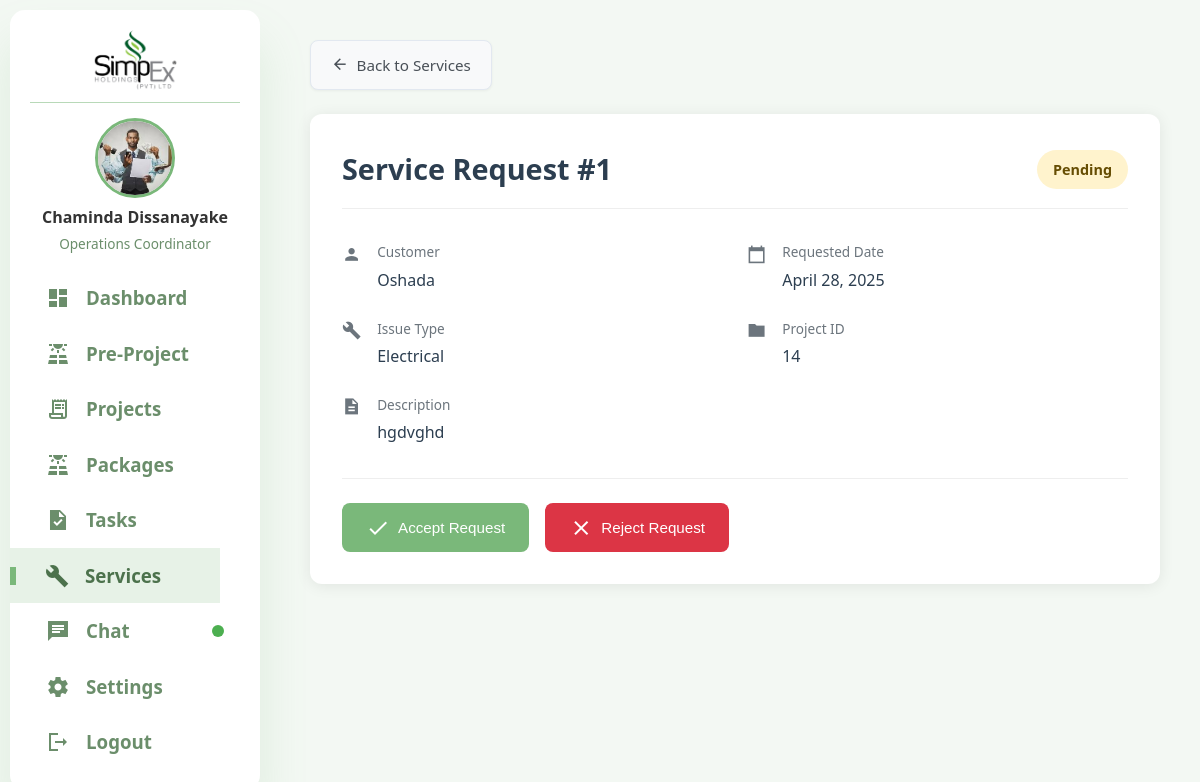
The page /operationsCoordinator/viewService/1 (signed in) on the database its author committed.
### tables this page shows
CREATE TABLE `services` (
  `service_id` int NOT NULL,
  `project_id` int NOT NULL,
  `pre_project_id` int NOT NULL,
  `customer_id` int NOT NULL,
  `issue_type` enum('electrical','mechanical','performance','other') NOT NULL,
  `description` text NOT NULL,
  `requested_date` date NOT NULL,
  `completion_date` date DEFAULT NULL,
  `status` enum('pending','accepted','in_progress','completed','rejected') NOT NULL DEFAULT 'pending',
  `comments` text,
  `created_at` timestamp NULL DEFAULT CURRENT_TIMESTAMP,
  `updated_at` timestamp NULL DEFAULT CURRENT_TIMESTAMP ON UPDATE CURRENT_TIMESTAMP
);

CREATE TABLE `users` (
  `user_id` int NOT NULL,
  `name` varchar(100) NOT NULL,
  `email` varchar(100) NOT NULL,
  `password` varchar(255) NOT NULL,
  `phone` varchar(15) DEFAULT NULL,
  `role` enum('customer','admin','chiefCoordinator','operationsCoordinator','hRAdministrator','supplierCoordinator','employee') NOT NULL,
  `created_at` timestamp NOT NULL DEFAULT CURRENT_TIMESTAMP,
  `updated_at` timestamp NOT NULL DEFAULT CURRENT_TIMESTAMP ON UPDATE CURRENT_TIMESTAMP,
  `profile_picture` varchar(255) DEFAULT NULL
);

### app/controllers/OperationsCoordinator.php (called while the page is built, shortened)
<?php
class OperationsCoordinator extends Controller
{
    private $servicesModel;
    private $userModel;
    public function __construct()
    {
        $this->servicesModel = $this->model('M_Services');
        $this->userModel = $this->model('M_Users');
    }
    public function viewService($serviceId = null)
    {
        $service = $this->servicesModel->getServiceRequestById($serviceId);
        $customer = $this->userModel->getUserById($service->customer_id);
        $data = [
            'service' => $service,
            'customer' => $customer
        ];
        $this->view('operationsCoordinator/v_viewService', $data);
    }
}

### app/libraries/Core.php (called while the page is built, shortened)
<?php
class Core{
    protected $currentMethod = 'index';
    public function __construct(){
        $url = $this->getUrl();
        if (isset($url[0]) && file_exists('../app/controllers/' . ucwords($url[0]) . '.php')) {
            unset($url[0]);
        } else if (isset($url[0])) {
            $this->handle404();
            return;
        }
        $this->currentController = new $this->currentController;
        if(isset($url[1])){
            if(method_exists($this->currentController, $url[1])){
                $this->currentMethod= $url[1];
                unset($url[1]);
            } else {
                $this->handle404();
                return;
            }
        }
        $this->params= $url ? array_values($url) : [];
        call_user_func_array([$this->currentController, $this->currentMethod], $this->params);
    }
    public function getUrl(){
        if (isset($_GET['url'])){
            $url = rtrim($_GET['url'], '/');
            $url = filter_var($url, FILTER_SANITIZE_URL);
            $url = explode('/', $url);
            return $url;
        }
        return [];
    }
}
?>

### public/index.php (called while the page is built, shortened)
<?php
   $init = new Core;
?>

### app/libraries/Database.php (called while the page is built, shortened)
<?php
    class Database{
        private $host= DB_HOST;
        private $user= DB_USER;
        private $password= DB_PASSWORD;
        private $dbname= DB_NAME;
        private $dbh;
        private $statement;
        public function __construct(){
            $dsn = 'mysql:host=' . $this->host . ';dbname=' . $this->dbname;
            $options= array(
                PDO::ATTR_PERSISTENT=>true,
                PDO::ATTR_ERRMODE=> PDO::ERRMODE_EXCEPTION
            );
            try{
                $this->dbh= new PDO($dsn, $this->user, $this->password, $options);
            }
            catch(PDOException $e){
                $this->error= $e->getMessage();
                echo $this->error;
            }
        }
        public function query($sql){
            $this->statement= $this->dbh->prepare($sql);
        }
        public function bind($param, $value,$type=NULL){
            if(is_null($type)){
                switch(true){
                    case is_int($value):
                        $type=PDO::PARAM_INT;
                        break;
                    default:
                    $type= PDO::PARAM_STR;
                }
            }
            $this->statement->bindValue($param, $value, $type);
        }
        public function execute(){
            try {
                return $this->statement->execute();
            } catch (PDOException $e) {
                error_log("Database error: " . $e->getMessage());
                return false;
            }
        }
        public function single(){
            $this->execute();
            return $this->statement->fetch(PDO::FETCH_OBJ);
        }
    }
?>

### app/models/M_Services.php (called while the page is built, shortened)
<?php
class M_Services
{
    private $db;
    public function __construct()
    {
        $this->db = new Database;
    }
    public function getServiceRequestById($serviceId)
    {
        $this->db->query('SELECT * FROM services
                          WHERE service_id = :service_id');
        $this->db->bind(':service_id', $serviceId);
        return $this->db->single();
    }
}

### app/models/M_Users.php (called while the page is built, shortened)
<?php
class M_Users {
    private $db;
    public function __construct() {
        $this->db = new Database;
    }
    public function getUserById($userId) {
        $this->db->query('SELECT * FROM users WHERE user_id = :user_id');
        $this->db->bind(':user_id', $userId);
        return $this->db->single();
    }
}

### app/views/operationsCoordinator/v_viewService.php (the view, shortened to what this page needs)
<link rel="stylesheet" href="<?php echo URLROOT; ?>/css/operationsCoordinator/viewService.css">
</head>
<body data-user-role="operationsCoordinator" data-user-id="<?php echo $_SESSION['user_id']; ?>" data-urlroot="<?php echo URLROOT; ?>">
    <div class="dashboard-container">
        <div class="sidebar" id="sidebar">
            <div class="company-logo">
                <img src="<?php echo URLROOT; ?>/public/assets/simpex-logo-sidebar.png" alt="Simpex Solar Logo">
            </div>
            <div class="user-profile">
                <img src="<?php echo isset($_SESSION['user_picture']) && !empty($_SESSION['user_picture']) ? URLROOT . '/public/uploads/profile_pictures/' . $_SESSION['user_picture'] : URLROOT . '/public/assets/profile.png'; ?>" alt="User profile picture" class="profile-picture" />
                <div class="user-info">
                    <h4><?php echo isset($_SESSION['user_name']) ? $_SESSION['user_name'] : 'User Name'; ?></h4>
                    <p>Operations Coordinator</p>
                </div>
            </div>
            <a href="<?php echo URLROOT ?>/operationsCoordinator/dashboard">
                <span class="material-icons-sharp">dashboard</span>
                <h3>Dashboard</h3>
            </a>
            <a href="<?php echo URLROOT ?>/operationsCoordinator/preProjects">
                <span class="material-icons-sharp">solar_power</span>
                <h3>Pre-Project</h3>
            </a>
            <a href="<?php echo URLROOT ?>/operationsCoordinator/projects">
                <span class="material-icons-sharp">receipt_long</span>
                <h3>Projects</h3>
            </a>
            <a href="<?php echo URLROOT ?>/operationsCoordinator/managePackages">
                <span class="material-icons-sharp">solar_power</span>
                <h3>Packages</h3>
            </a>
            <a href="<?php echo URLROOT ?>/operationsCoordinator/tasks">
                <span class="material-icons-sharp">task</span>
                <h3>Tasks</h3>
            </a>
            <a href="<?php echo URLROOT ?>/operationsCoordinator/services" class="active">
                <span class="material-icons-sharp">build</span>
                <h3>Services</h3>
            </a>
            <a href="<?php echo URLROOT ?>/operationsCoordinator/chat">
                <span class="material-icons-sharp">chat</span>
                <h3>Chat</h3>
                <span class="notification-dot" style="display: <?php echo (isset($_SESSION['total_unread_count']) && $_SESSION['total_unread_count'] > 0) ? 'block' : 'none'; ?>;"></span>
            </a>
            <a href="<?php echo URLROOT ?>/operationsCoordinator/settings">
                <span class="material-icons-sharp">settings</span>
                <h3>Settings</h3>
            </a>
            <a href="<?php echo URLROOT; ?>/users/logout">
                <span class="material-icons-sharp">logout</span>
                <h3>Logout</h3>
            </a>
        </div>
        <div class="main-content">
            <div class="container">
                <div class="back-nav">
                    <a href="<?php echo URLROOT; ?>/operationsCoordinator/services" class="btn-back">
                        <i class="material-icons-sharp">arrow_back</i> Back to Services
                    </a>
                </div>
                <div class="service-card">
                    <div class="service-header">
                        <h2 class="service-title">Service Request #<?php echo $data['service']->service_id; ?></h2>
                        <span class="service-status <?php echo strtolower($data['service']->status); ?>">
                            <?php echo str_replace('_', ' ', ucfirst($data['service']->status)); ?>
                        </span>
                    </div>
                    <div class="service-details">
                        <div class="detail-group">
                            <div class="detail-item">
                                <i class="material-icons-sharp">person</i>
                                <div class="detail-content">
                                    <label>Customer</label>
                                    <p><?php echo $data['customer']->name; ?></p>
                                </div>
                            </div>
                            <div class="detail-item">
                                <i class="material-icons-sharp">calendar_today</i>
                                <div class="detail-content">
                                    <label>Requested Date</label>
                                    <p><?php echo date('F j, Y', strtotime($data['service']->requested_date)); ?></p>
                                </div>
                            </div>
                            <div class="detail-item">
                                <i class="material-icons-sharp">build</i>
                                <div class="detail-content">
                                    <label>Issue Type</label>
                                    <p><?php echo ucfirst($data['service']->issue_type); ?></p>
                                </div>
                            </div>
                            <div class="detail-item">
                                <i class="material-icons-sharp">folder</i>
                                <div class="detail-content">
                                    <label>Project ID</label>
                                    <p><?php echo $data['service']->project_id; ?></p>
                                </div>
                            </div>
                            <div class="detail-item description">
                                <i class="material-icons-sharp">description</i>
                                <div class="detail-content">
                                    <label>Description</label>
                                    <p><?php echo nl2br(htmlspecialchars($data['service']->description)); ?></p>
                                </div>
                            </div>
                        </div>
                    </div>
                    <div class="action-buttons">
                        <?php if ($data['service']->status === 'pending'): ?>
                            <button type="button" class="btn btn-accept" id="acceptBtn">
                                <i class="material-icons-sharp">check</i> Accept Request
                            </button>
                            <button type="button" class="btn btn-reject" id="rejectBtn">
                                <i class="material-icons-sharp">close</i> Reject Request
                            </button>
                        <?php endif; ?>
                    </div>
                </div>
            </div>
        </div>
    </div>

### public/css/operationsCoordinator/styles.css (style rules this page uses)
:root { --theme-color: #7ab87a; --white: #fff; --sidebar-background: #f3f8f3; --sidebar-link-hover: rgba(122, 184, 122, 0.18); --sidebar-link-color: #6b8e6b; --sidebar-link-active-bg: rgba(122, 184, 122, 0.18); --sidebar-link-active-color: #4c724c; --text-color: #333; --success-color: #6fd649; --warning-color: #ffc107; --danger-color: #dc3545; }
* { box-sizing: border-box; margin: 0; padding: 0; }
body { font-family: "Segoe UI", Tahoma, Geneva, Verdana, sans-serif; line-height: 1.6; color: var(--text-color); background-color: var(--sidebar-background); }
.dashboard-container { display: flex; min-height: 100vh; }
.sidebar { width: 250px; background-color: var(--white); padding: 20px; display: flex; flex-direction: column; border-radius: 15px; box-shadow: 0 2rem 3rem var(--sidebar-link-hover); height: calc(100vh - 20px); justify-content: flex-start; transition: all 0.3s ease-in-out; margin: 10px; z-index: 1000; text-decoration: none; position: -webkit-sticky; position: sticky; top: 10px; overflow-y: auto; overflow-x: hidden; }
.sidebar a { display: flex; align-items: center; color: var(--sidebar-link-color); height: 3.7rem; gap: 1rem; position: relative; transition: all 0.3s ease; width: 100%; padding-left: 1rem; text-decoration: none; }
.sidebar a:last-child { margin-top: auto; }
.sidebar a.active { width: 100%; color: var(--sidebar-link-active-color); background-color: var(--sidebar-link-active-bg); margin-left: -20px; padding-right: 0px; padding-left: 35px; }
.sidebar a.active::before { content: ""; width: 6px; height: 18px; background-color: var(--theme-color); position: absolute; left: 0px; }
.company-logo { text-align: center; padding: 0; border-bottom: 1px solid rgba(122, 184, 122, 0.534); margin-bottom: 15px; }
.company-logo img { max-width: 40%; height: auto; }
.user-profile { display: flex; flex-direction: column; align-items: center; margin-bottom: 15px; padding:0; border-bottom: 1px solid rgba(255, 255, 255, 0.1); }
.profile-picture { width: 80px; height: 80px; border-radius: 50%; object-fit: cover; margin-bottom: 5px; border: 3px solid var(--theme-color); }
.user-info { text-align: center; }
.user-info h4 { margin: 2px 0; color: var(--text-color); font-weight:700; text-transform: capitalize; }
.user-info p { margin: 0; color: var(--sidebar-link-color); font-size: 0.85rem; font-weight: 500; }
.main-content { flex-grow: 1; padding: 20px; overflow-y: auto; }
.container { max-width: 1200px; margin: 0 auto; padding: 20px; }

### public/css/notification.css (style rules this page uses)
.notification-dot { width: 12px; height: 12px; background-color: #4CAF50; border-radius: 50%; position: absolute; right: 16px; top: 50%; transform: translateY(-50%); }
.sidebar a { position: relative; }

### rows shown on the page
services: service_id "1", status "Pending", requested_date "April 28, 2025", issue_type "Electrical", project "14", description "hgdvghd"
users: name "Oshada"

### other values the page prints
$_SESSION['user_name'] "Chaminda Dissanayake"
